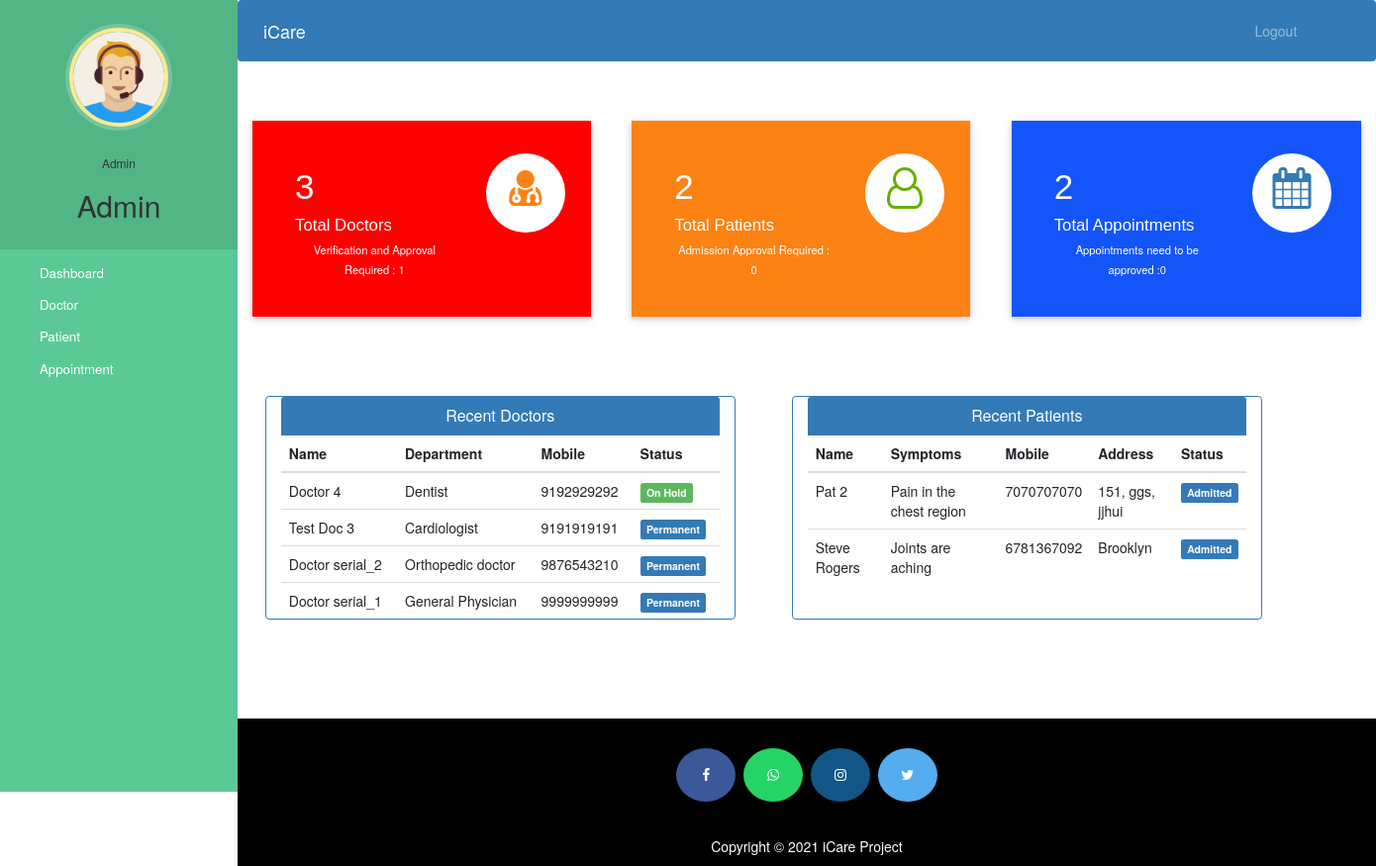
Page /admin-dashboard (signed in) on the committed database.
### hospital/models.py (models this page shows, shortened)
class Doctor(models.Model):
    user=models.OneToOneField(User,on_delete=models.CASCADE)
    profile_pic= models.ImageField(upload_to='profile_pic/DoctorProfilePic/',null=True,blank=True)
    address = models.CharField(max_length=40)
    mobile = models.CharField(max_length=20,null=True)
    department= models.CharField(max_length=50,choices=departments,default='General Physician')
    status=models.BooleanField(default=False)
    @property
    def get_name(self):
        return self.user.first_name+" "+self.user.last_name

class Patient(models.Model):
    user=models.OneToOneField(User,on_delete=models.CASCADE)
    profile_pic= models.ImageField(upload_to='profile_pic/PatientProfilePic/',null=True,blank=True)
    address = models.CharField(max_length=40)
    mobile = models.CharField(max_length=20,null=False)
    symptoms = models.CharField(max_length=100,null=False)
    assignedDoctorId = models.PositiveIntegerField(null=True)
    admitDate=models.DateField(auto_now=True)
    status=models.BooleanField(default=False)
    @property
    def get_name(self):
        return self.user.first_name+" "+self.user.last_name

### hospital/views.py (the view)
# urls.py: path('admin-dashboard', views.admin_dashboard_view,name='admin-dashboard'),
@login_required(login_url='adminlogin')
@user_passes_test(is_admin)
def admin_dashboard_view(request):
    doctors=models.Doctor.objects.all().order_by('-id')
    patients=models.Patient.objects.all().order_by('-id')
    doctorcount=models.Doctor.objects.all().filter(status=True).count()
    pendingdoctorcount=models.Doctor.objects.all().filter(status=False).count()
    patientcount=models.Patient.objects.all().filter(status=True).count()
    pendingpatientcount=models.Patient.objects.all().filter(status=False).count()
    appointmentcount=models.Appointment.objects.all().filter(status=True).count()
    pendingappointmentcount=models.Appointment.objects.all().filter(status=False).count()
    mydict={
    'doctors':doctors,
    'patients':patients,
    'doctorcount':doctorcount,
    'pendingdoctorcount':pendingdoctorcount,
    'patientcount':patientcount,
    'pendingpatientcount':pendingpatientcount,
    'appointmentcount':appointmentcount,
    'pendingappointmentcount':pendingappointmentcount,
    }
    return render(request,'hospital/admin_dashboard.html',context=mydict)

### hospital/views.py (called while the page is built)
def is_admin(user):
    return user.groups.filter(name='ADMIN').exists()

### templates/hospital/admin_dashboard.html
{% extends 'hospital/admin_base.html' %}
{% load static %}
{% block content %}
{%include 'hospital/admin_dashboard_cards.html'%}
<br><br><br><br>
<div class="container">
  <div class="row">
    <div class="panel panel-primary col-md-5" style="margin-left:2%;">
      <div class="panel-heading" style="text-align:center;">
        <h6 class="panel-title">Recent Doctors</h6>
      </div>
      <table class="table table-hover" id="dev-table">
        <thead>
          <tr>
            <th>Name</th>
            <th>Department</th>
            <th>Mobile</th>
            <th>Status</th>
          </tr>
        </thead>
        {% for d in doctors %}
        <tr>
          <td> {{d.get_name}}</td>
          <td>{{d.department}}</td>
          <td>{{d.mobile}}</td>
          {%if d.status%}
          <td> <span class="label label-primary">Permanent</span></td>
          {% else %}
          <td> <span class="label label-success">On Hold</span></td>
          {% endif %}
        </tr>
        {% endfor %}
      </table>
    </div>
    <div class="panel panel-primary col-md-5" style="margin-left:5%;">
      <div class="panel-heading" style="text-align:center;">
        <h6 class="panel-title">Recent Patients</h6>
      </div>
      <table class="table table-hover" id="dev-table">
        <thead>
          <tr>
            <th>Name</th>
            <th>Symptoms</th>
            <th>Mobile</th>
            <th>Address</th>
            <th>Status</th>
          </tr>
        </thead>
        {% for p in patients %}
        <tr>
          <td> {{p.get_name}}</td>
          <td>{{p.symptoms}}</td>
          <td>{{p.mobile}}</td>
          <td>{{p.address}}</td>
          {%if p.status%}
          <td> <span class="label label-primary">Admitted</span></td>
          {% else %}
          <td> <span class="label label-success">On Hold</span></td>
          {% endif %}
        </tr>
        {% endfor %}
      </table>
    </div>
  </div>
</div>
{% endblock content %}

### templates/hospital/admin_base.html (shortened to what this page needs)
<!DOCTYPE html>
{% load static %}
<html lang="en">
<head>
  <link rel="stylesheet" href="https://stackpath.bootstrapcdn.com/bootstrap/4.3.1/css/bootstrap.min.css">
  <link rel="stylesheet" href="https://maxcdn.bootstrapcdn.com/font-awesome/4.7.0/css/font-awesome.min.css">
  <link rel="stylesheet" href="{% static '/style.css' %}">
</head>
<body>
  <nav class="menu" tabindex="0">
    <header class="avatar">
      <img src="{% static "images/adminpropic.png" %}" />
      <br><br>
      <h6>Admin</h6>
      <h2>{{request.user.first_name}}</h2>
    </header>
    <ul>
      <li tabindex="0" class="icon-dashboard"> <a style="color:white; text-decoration:none;" href="/admin-dashboard"><span>Dashboard</span></a> </li>
      <li tabindex="0" class="icon-customers"> <a style="color:white; text-decoration:none;" href="/admin-doctor"><span>Doctor</span></a></li>
      <li tabindex="0" class="icon-users"> <a style="color:white; text-decoration:none;" href="/admin-patient"><span>Patient</span></a></li>
      <li tabindex="0" class="icon-calendar"> <a style="color:white; text-decoration:none;" href="/admin-appointment"><span>Appointment</span></a></li>
    </ul>
  </nav>
  <main>
    <div class="bs-example">
      <nav class="navbar navbar-expand-md  navbar-dark fixed-top" style="background:#337AB7;">
        <a href="/admin-dashboard" class="navbar-brand">iCare</a>
        <div class="collapse navbar-collapse justify-content-between" id="navbarCollapse">
          <div class="navbar-nav" style=" margin-left: 90%;">
            <a href="/logout" class="nav-item nav-link">Logout</a>
          </div>
        </div>
      </nav>
    </div>
    <br><br>
    {% block content %}
    {% endblock content %}
    <br><br><br><br>
    <footer>
      <p>
        <a id="ftr" href="https://facebook.com/" class="fa fa-facebook"></a>
        <a id="ftr" href="https://api.whatsapp.com/send?phone=+919912207455&text=Need%20Appointment" class="fa fa-whatsapp"></a>
        <a id="ftr" href="https://www.instagram.com/imfanindra__18/" class="fa fa-instagram"></a>
        <a id="ftr" href="https://twitter.com/imfanindra18" class="fa fa-twitter"></a>
      </p>
      <br>
      <div class="container">
        <div class="row">
          <div class="col-md-12 col-sm-12">
            <div style="color:#ffffff;" class="wow fadeInUp footer-copyright">
              <p> Copyright &copy; 2021 iCare Project </p>
            </div>
          </div>
        </div>
      </div>
    </footer>
  </main>
</body>
</html>

### static/style.css (style rules this page uses)
body { padding-left: 240px; }
main { position: relative; height: 100vh; }
.menu { background: #5bc995; height: 100vh; width: 240px; position: fixed; top: 0px; left: 0; z-index: 5; outline: none; }
.menu .avatar { background: rgba(0, 0, 0, 0.1); padding: 2em 0.5em; text-align: center; }
.menu .avatar img { width: 100px; border-radius: 50%; overflow: hidden; border: 4px solid #ffea92; box-shadow: 0 0 0 4px rgba(255, 255, 255, 0.2); }
.menu .avatar h2 { font-weight: normal; margin-bottom: 0; }
.menu ul { list-style: none; padding: 0.5em 0; margin: 0; }
.menu ul li { padding: 0.5em 1em 0.5em 3em; font-size: 0.95em; font-weight: regular; background-repeat: no-repeat; background-position: left 15px center; background-size: auto 20px; transition: all 0.15s linear; cursor: pointer; }
.menu ul li.icon-dashboard { background-image: url("http://www.entypo.com/images//gauge.svg"); }
.menu ul li.icon-customers { background-image: url("http://www.entypo.com/images//briefcase.svg"); }
.menu ul li.icon-users { background-image: url("http://www.entypo.com/images//users.svg"); }
.menu ul li.icon-calendar { background-image: url("http://www.entypo.com/images//calendar.svg"); }

### templates/hospital/admin_base.html (style rules this page uses)
a:link { text-decoration: none; }
a { color: white; }
footer { padding: 0px 0px 0px 0px; background-color: black; margin: 0px; }
#ftr { padding: 20px; }
.fa { font-size: 23px; width: 60px; text-align: center; text-decoration: none; margin: 5px 2px; border-radius: 50%; }
.fa-facebook { background: #3B5998; color: white; margin-top: 30px; }
.fa-whatsapp { background: #25d366; color: white; }
.fa-twitter { background: #55ACEE; color: white; }
.fa-instagram { background: #125688; color: white; }
p { text-align: center; }
body { padding-left: 240px; }
main { position: relative; height: 100vh; }
.menu { background: #5bc995; height: 100vh; width: 240px; position: fixed; top: 0px; left: 0; z-index: 5; outline: none; }
.menu .avatar { background: rgba(0, 0, 0, 0.1); padding: 2em 0.5em; text-align: center; }
.menu .avatar img { width: 100px; border-radius: 50%; overflow: hidden; border: 4px solid #ffea92; box-shadow: 0 0 0 4px rgba(255, 255, 255, 0.2); }
.menu .avatar h2 { font-weight: normal; margin-bottom: 0; }
.menu ul { list-style: none; padding: 0.5em 0; margin: 0; }
.menu ul li { padding: 0.5em 1em 0.5em 3em; font-size: 0.95em; font-weight: regular; background-repeat: no-repeat; background-position: left 15px center; background-size: auto 20px; transition: all 0.15s linear; cursor: pointer; }
.menu ul li.icon-dashboard { background-image: url("http://www.entypo.com/images//gauge.svg"); }
.menu ul li.icon-customers { background-image: url("http://www.entypo.com/images//briefcase.svg"); }
.menu ul li.icon-users { background-image: url("http://www.entypo.com/images//users.svg"); }
.menu ul li.icon-calendar { background-image: url("http://www.entypo.com/images//calendar.svg"); }

### rows in the picture
Doctor: get_name "Doctor 4", department "Dentist", mobile "9192929292", status "On Hold"
Doctor: get_name "Test Doc 3", department "Cardiologist", mobile "9191919191", status "Permanent"
Doctor: get_name "Doctor serial_2", department "Orthopedic doctor", mobile "9876543210", status "Permanent"
Doctor: get_name "Doctor serial_1", department "General Physician", mobile "9999999999", status "Permanent"
Patient: get_name "Pat 2", symptoms "Pain in the chest region", mobile "7070707070", address "151, ggs, jjhui", status "Admitted"
Patient: get_name "Steve Rogers", symptoms "Joints are aching", mobile "6781367092", address "Brooklyn", status "Admitted"

### other values in the picture
{{ request.user.first_name }} "Admin"
{{ doctorcount }} "3"
{{ pendingdoctorcount }} "1"
{{ patientcount }} "2"
{{ pendingpatientcount }} "0"
{{ appointmentcount }} "2"
{{ pendingappointmentcount }} "0"
